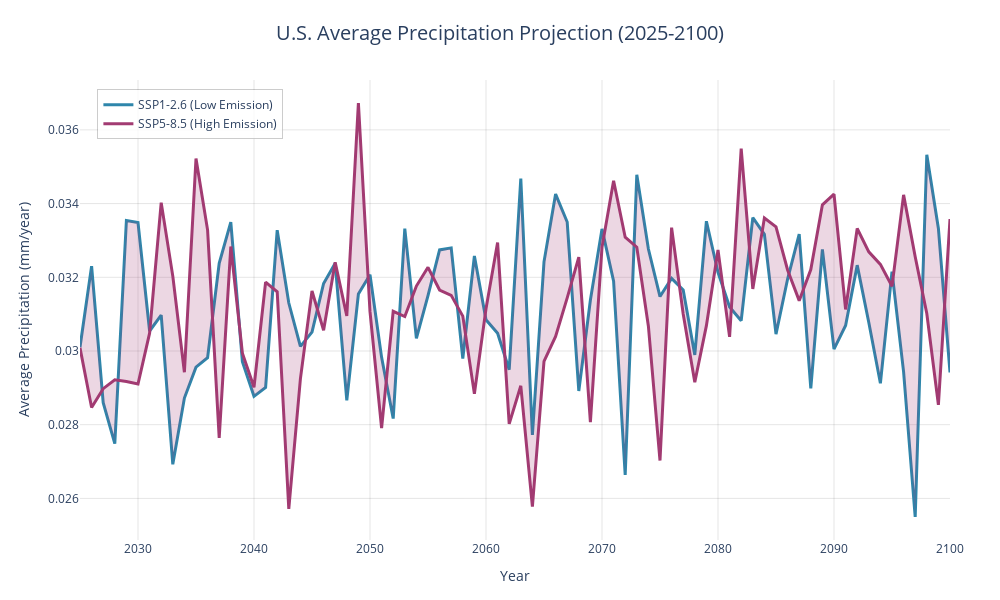

Notebook cell for this chart:
### Code cell
import pandas as pd
import plotly.graph_objects as go
import plotly.express as px
from pathlib import Path

# Load all regional data files
regions = ['midwest', 'northeast', 'south', 'west']
data_dir = Path('future_data')

# Load and combine all regional data
all_data = []
for region in regions:
    df = pd.read_csv(data_dir / f'{region}_futures_merged.csv')
    df['region'] = region
    all_data.append(df)

# Combine all regions
combined_df = pd.concat(all_data, ignore_index=True)

# Calculate average precipitation across all regions for each year
avg_precip = combined_df.groupby('year').agg({
    'low_emissions_pr': 'mean',
    'high_emissions_pr': 'mean'
}).reset_index()

# Filter for years 2025-2100
avg_precip = avg_precip[(avg_precip['year'] >= 2025) & (avg_precip['year'] <= 2100)]

# Unit conversion factor
CONVERSION_FACTOR = 1000 

avg_precip['low_emissions_pr_mm'] = avg_precip['low_emissions_pr'] * CONVERSION_FACTOR
avg_precip['high_emissions_pr_mm'] = avg_precip['high_emissions_pr'] * CONVERSION_FACTOR

# Create the line chart
fig = go.Figure()

# Add SSP1-2.6 (low emission) line
fig.add_trace(go.Scatter(
    x=avg_precip['year'],
    y=avg_precip['low_emissions_pr_mm'],
    mode='lines',
    name='SSP1-2.6 (Low Emission)',
    line=dict(color='#2E86AB', width=3),
    hovertemplate='<b>SSP1-2.6</b><br>' +
                  'Year: %{x}<br>' +
                  'Precipitation: %{y:.2f} mm/year<extra></extra>'
))

# Add SSP5-8.5 (high emission) line
fig.add_trace(go.Scatter(
    x=avg_precip['year'],
    y=avg_precip['high_emissions_pr_mm'],
    mode='lines',
    name='SSP5-8.5 (High Emission)',
    line=dict(color='#A23B72', width=3),
    hovertemplate='<b>SSP5-8.5</b><br>' +
                  'Year: %{x}<br>' +
                  'Precipitation: %{y:.2f} mm/year<extra></extra>'
))

# Add ribbon/fill between the lines to show divergence
fig.add_trace(go.Scatter(
    x=avg_precip['year'].tolist() + avg_precip['year'].tolist()[::-1],
    y=avg_precip['low_emissions_pr_mm'].tolist() + avg_precip['high_emissions_pr_mm'].tolist()[::-1],
    fill='toself',
    fillcolor='rgba(162, 59, 114, 0.2)',
    line=dict(color='rgba(255,255,255,0)'),
    hoverinfo='skip',
    showlegend=False,
    name='Divergence'
))

# Update layout
fig.update_layout(
    title={
        'text': 'U.S. Average Precipitation Projection (2025-2100)',
        'x': 0.5,
        'xanchor': 'center',
        'font': {'size': 20}
    },
    xaxis=dict(
        title='Year',
        titlefont=dict(size=14),
        tickfont=dict(size=12),
        range=[2025, 2100]
    ),
    yaxis=dict(
        title='Average Precipitation (mm/year)',
        titlefont=dict(size=14),
        tickfont=dict(size=12)
    ),
    hovermode='x unified',
    legend=dict(
        x=0.02,
        y=0.98,
        bgcolor='rgba(255, 255, 255, 0.8)',
        bordercolor='rgba(0, 0, 0, 0.2)',
        borderwidth=1
    ),
    plot_bgcolor='white',
    width=1000,
    height=600,
    margin=dict(l=80, r=50, t=80, b=60)
)

# Add grid
fig.update_xaxes(showgrid=True, gridwidth=1, gridcolor='rgba(0,0,0,0.1)')
fig.update_yaxes(showgrid=True, gridwidth=1, gridcolor='rgba(0,0,0,0.1)')

fig.show()

### Figure 1 — Plotly figure (JSON) as saved in the notebook; plotly's stock layout.template omitted (floating-point values rounded to 4 significant figures; data arrays with more than 128 entries replaced by an {"elided": "..."} marker saying what was removed)
{"data": [{"hovertemplate": "<b>SSP1-2.6</b><br>Year: %{x}<br>Precipitation: %{y:.2f} mm/year<extra></extra>", "line": {"color": "#2E86AB", "width": 3}, "mode": "lines", "name": "SSP1-2.6 (Low Emission)", "type": "scatter", "x": [2025, 2026, 2027, 2028, 2029, 2030, 2031, 2032, 2033, 2034, 2035, 2036, 2037, 2038, 2039, 2040, 2041, 2042, 2043, 2044, 2045, 2046, 2047, 2048, 2049, 2050, 2051, 2052, 2053, 2054, 2055, 2056, 2057, 2058, 2059, 2060, 2061, 2062, 2063, 2064, 2065, 2066, 2067, 2068, 2069, 2070, 2071, 2072, 2073, 2074, 2075, 2076, 2077, 2078, 2079, 2080, 2081, 2082, 2083, 2084, 2085, 2086, 2087, 2088, 2089, 2090, 2091, 2092, 2093, 2094, 2095, 2096, 2097, 2098, 2099, 2100], "y": [0.0301, 0.0323, 0.0286, 0.02749, 0.03354, 0.03349, 0.03054, 0.03097, 0.02693, 0.02872, 0.02956, 0.02982, 0.03238, 0.0335, 0.02971, 0.02877, 0.02901, 0.03328, 0.0313, 0.03013, 0.03051, 0.03183, 0.03238, 0.02866, 0.03155, 0.03207, 0.02983, 0.02817, 0.03332, 0.03034, 0.0315, 0.03274, 0.0328, 0.0298, 0.03258, 0.03085, 0.03048, 0.02949, 0.03468, 0.02772, 0.03242, 0.03426, 0.0335, 0.02892, 0.03138, 0.03331, 0.0319, 0.02664, 0.03478, 0.03277, 0.03148, 0.03197, 0.03166, 0.02989, 0.03352, 0.03214, 0.0312, 0.03082, 0.03362, 0.03316, 0.03046, 0.03195, 0.03317, 0.02898, 0.03276, 0.03005, 0.03069, 0.03233, 0.03077, 0.02912, 0.03215, 0.02944, 0.0255, 0.03533, 0.03333, 0.02942]}, {"hovertemplate": "<b>SSP5-8.5</b><br>Year: %{x}<br>Precipitation: %{y:.2f} mm/year<extra></extra>", "line": {"color": "#A23B72", "width": 3}, "mode": "lines", "name": "SSP5-8.5 (High Emission)", "type": "scatter", "x": [2025, 2026, 2027, 2028, 2029, 2030, 2031, 2032, 2033, 2034, 2035, 2036, 2037, 2038, 2039, 2040, 2041, 2042, 2043, 2044, 2045, 2046, 2047, 2048, 2049, 2050, 2051, 2052, 2053, 2054, 2055, 2056, 2057, 2058, 2059, 2060, 2061, 2062, 2063, 2064, 2065, 2066, 2067, 2068, 2069, 2070, 2071, 2072, 2073, 2074, 2075, 2076, 2077, 2078, 2079, 2080, 2081, 2082, 2083, 2084, 2085, 2086, 2087, 2088, 2089, 2090, 2091, 2092, 2093, 2094, 2095, 2096, 2097, 2098, 2099, 2100], "y": [0.03009, 0.02847, 0.02898, 0.02922, 0.02917, 0.02911, 0.03048, 0.03403, 0.03203, 0.02942, 0.03522, 0.03328, 0.02764, 0.03284, 0.02994, 0.02902, 0.03187, 0.03161, 0.02572, 0.02924, 0.03163, 0.03056, 0.03241, 0.03095, 0.03673, 0.03107, 0.0279, 0.03108, 0.03094, 0.03176, 0.03227, 0.03165, 0.03151, 0.03095, 0.02884, 0.03114, 0.03294, 0.02802, 0.02906, 0.02578, 0.02972, 0.03039, 0.03144, 0.03255, 0.02807, 0.03281, 0.03462, 0.03309, 0.03282, 0.03067, 0.02703, 0.03335, 0.031, 0.02915, 0.03069, 0.03274, 0.03038, 0.03549, 0.03168, 0.03361, 0.03337, 0.0322, 0.03137, 0.03221, 0.03397, 0.03426, 0.03113, 0.03332, 0.03269, 0.03235, 0.03176, 0.03424, 0.03256, 0.03102, 0.02854, 0.03358]}, {"fill": "toself", "fillcolor": "rgba(162, 59, 114, 0.2)", "hoverinfo": "skip", "line": {"color": "rgba(255,255,255,0)"}, "name": "Divergence", "showlegend": false, "type": "scatter", "x": {"elided": "152 int values"}, "y": {"elided": "152 float values"}}], "layout": {"height": 600, "hovermode": "x unified", "legend": {"bgcolor": "rgba(255, 255, 255, 0.8)", "bordercolor": "rgba(0, 0, 0, 0.2)", "borderwidth": 1, "x": 0.02, "y": 0.98}, "margin": {"b": 60, "l": 80, "r": 50, "t": 80}, "plot_bgcolor": "white", "title": {"font": {"size": 20}, "text": "U.S. Average Precipitation Projection (2025-2100)", "x": 0.5, "xanchor": "center"}, "width": 1000, "xaxis": {"gridcolor": "rgba(0,0,0,0.1)", "gridwidth": 1, "range": [2025, 2100], "showgrid": true, "tickfont": {"size": 12}, "title": {"font": {"size": 14}, "text": "Year"}}, "yaxis": {"gridcolor": "rgba(0,0,0,0.1)", "gridwidth": 1, "showgrid": true, "tickfont": {"size": 12}, "title": {"font": {"size": 14}, "text": "Average Precipitation (mm/year)"}}}}
